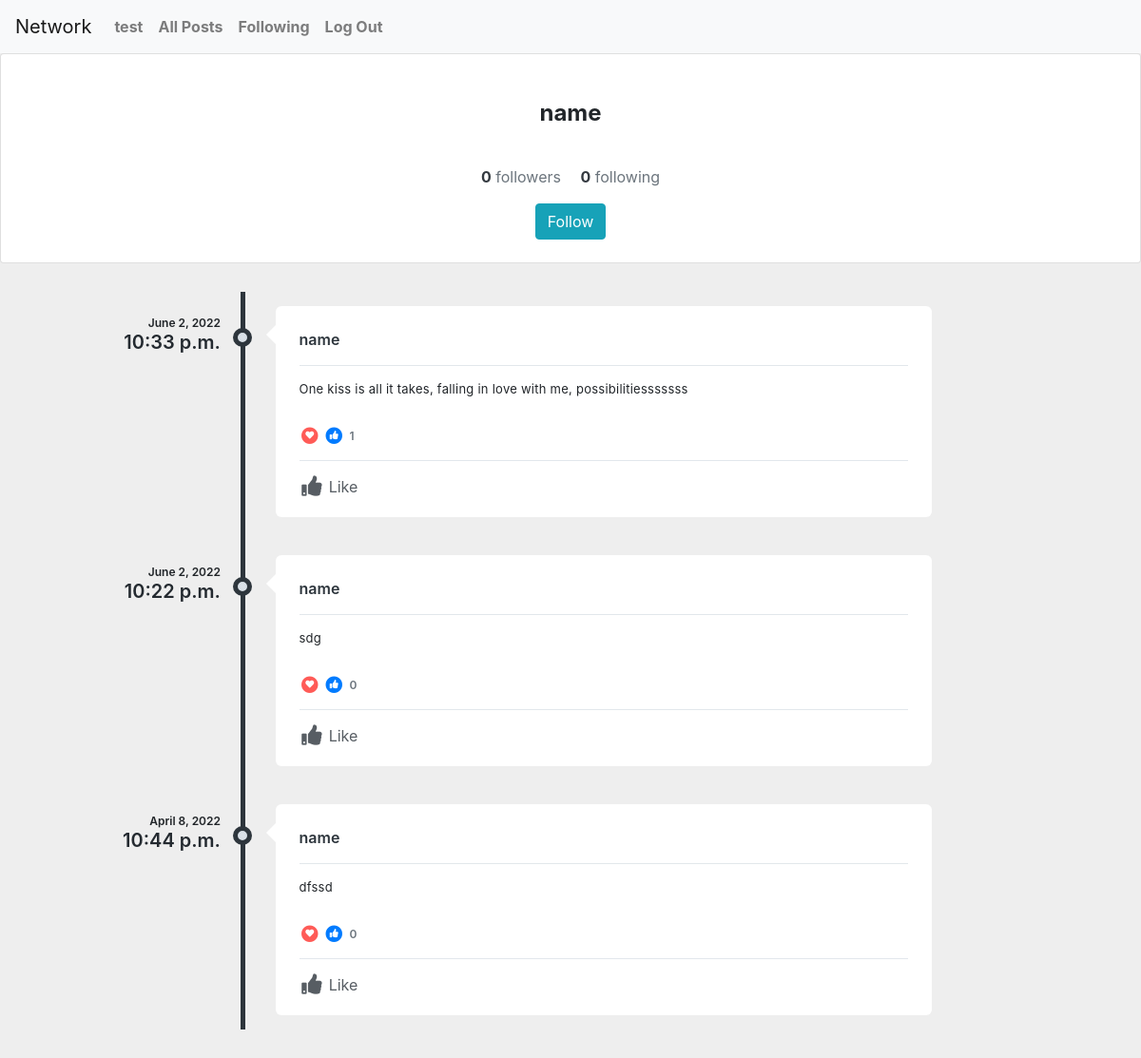
Screenshot of /name/ (signed in) with the database file from the repository.
### network/models.py (models this page shows, shortened)
class User(AbstractUser):
    pass

class Posts(models.Model):
    person = models.ForeignKey(User, on_delete=models.CASCADE)
    post = models.CharField(max_length=280)
    timestamp = models.DateTimeField(auto_now_add=True)
    likes = models.ManyToManyField(User, related_name= 'likes')
    def likes_as_flat_user_id_list(self):
        return self.likes.values_list('id', flat=True)

### network/views.py (the view)
# urls.py: path("<str:person_url>/", views.username, name="username"),
def username(request, person_url):
    if request.method == "GET":
        person = User.objects.filter(username = person_url)
        posts = Posts.objects.filter(person__username = person_url).order_by('-id')
        if Following.objects.filter(person__username = person_url).exists():
            following = Following.objects.filter(person__username = person_url ).values("following")
            for first in following:
                if first["following"] == None:
                    following = 0
                    break
                else:
                    following = Following.objects.filter(person__username = person_url ).values("following").count()
                    break
        else:
            following = 0
        if Following.objects.filter(following__username = person_url).exists():
            followers = Following.objects.filter(following__username = person_url).count()
        else:
            followers = 0
        userisfollowing = False
        if Following.objects.filter(person = request.user.id).exists():
            if Following.objects.filter(person = request.user.id, following__username = person_url).exists():
                userisfollowing = True
        return render(request, "network/userprofile.html", {"persons": person, "posts": posts, "followers": followers, "following":following, "userisfollowing": userisfollowing})

### network/templates/network/userprofile.html (shortened to what this page needs)
{% extends "network/layout.html" %}
{% load static %}
{% block body %}
<link href="https://cdnjs.cloudflare.com/ajax/libs/font-awesome/5.11.2/css/all.min.css" rel="stylesheet">
<main>
{% for person in persons %}
        <div class="card social-prof">
            <div class="container">
    <div class="text-center py-4">
      <div class="col-md-8 col-lg-6 col-xl-5 p-0 mx-auto">
        <h4 class="font-weight-bold my-4 justify-content-center  align-items-center">{{person.username}}</h4>
         <div class="container">
    <div class="d-flex  justify-content-center align-items-center py-3">
      <div>
        <a href="#" class="d-inline-block text-dark">
          <strong>{{followers}}</strong>
          <span class="text-muted">followers</span>
        </a>
        <a href="#" class="d-inline-block text-dark ml-3">
           {% if following == None %}
           <strong>0</strong>
            {% else %}
          <strong>{{following}}</strong>
           {% endif %}
          <span class="text-muted">following</span>
        </a>
      </div>
    </div>
  </div>
        </div>
{% if user.username == person.username  %}
{% else %}
{% if userisfollowing == True %}
<form action="{% url 'unfollow' person.username %}" method="post">
   {% csrf_token %}
<button type="submit" class="btn btn-info">Unfollow</button>
</form>
{% else %}
<form action="{% url 'follow' person.username %}" method="post">
<button type="submit" class="btn btn-info">Follow</button>
</form>
{% endif %}
{% endif %}
    </div>
  </div>
 </div>
 {% endfor %}
               <div class="profile-content">
               <div class="tab-content p-0">
                  <div class="tab-pane fade active show" id="profile-post">
                     <ul class="timeline">
                         {% for post in posts %}
                        <li>
                           <div class="timeline-time">
                              <span class="date">{{post.timestamp.date}}</span>
                              <span class="time">{{post.timestamp.time}}</span>
                           </div>
                           <div class="timeline-icon">
                              <a href="javascript:;">&nbsp;</a>
                           </div>
                           <div class="timeline-body">
                              <div class="timeline-header">
                                 <span class="username"><a href="javascript:;">{{post.person}}</a> <small></small></span>
                              </div>
                              <div class="timeline-content">
                                 <p data-id= "{{post.pk}}">
                                   {{post.post}}
                                 </p>
                              </div>
                              <div class="timeline-likes">
                                 <div class="stats">
                                    <span class="fa-stack fa-fw stats-icon">
                                    <i class="fa fa-circle fa-stack-2x text-danger"></i>
                                    <i class="fa fa-heart fa-stack-1x fa-inverse t-plus-1"></i>
                                    </span>
                                    <span class="fa-stack fa-fw stats-icon">
                                    <i class="fa fa-circle fa-stack-2x text-primary"></i>
                                    <i class="fa fa-thumbs-up fa-stack-1x fa-inverse"></i>
                                    </span>
                                    <span data-id= "{{post.pk}}6" class="stats-total">{{post.likes.count }} </span>
                                 </div>
                              </div>
                              <div class="timeline-footer">
                                 {% if request.user.id in post.likes_as_flat_user_id_list %}
                                 <a href="javascript:;" onclick="updatelike('{{post.pk}}')" data-id="{{post.pk}}7" class="alreadyliked m-r-15 text-inverse-lighter"><i class="fa fa-thumbs-up fa-fw fa-lg m-r-3"></i> Like</a>
                                 {% else %}
                                 <a href="javascript:;" onclick="updatelike('{{post.pk}}')" data-id="{{post.pk}}7" class="m-r-15 text-inverse-lighter"><i class="fa fa-thumbs-up fa-fw fa-lg m-r-3"></i> Like</a>
                                 {% endif %}
                              </div>
                           </div>
                           </li>
                           {% endfor%}
                        </ul>
</main>
{% endblock %}

### network/templates/network/layout.html (shortened to what this page needs)
{% load static %}
<!DOCTYPE html>
<html lang="en">
    <head>
<link rel="stylesheet" href="https://cdn.jsdelivr.net/npm/bootstrap@4.0.0/dist/css/bootstrap.min.css">
        <link href="{% static 'network/styles.css' %}" rel="stylesheet">
        <link rel="stylesheet" href="https://cdnjs.cloudflare.com/ajax/libs/font-awesome/4.7.0/css/font-awesome.min.css">
    </head>
    <body>
        <nav class="navbar navbar-expand-lg navbar-light bg-light">
            <a class="navbar-brand" href="#">Network</a>
          <div class="collapse navbar-collapse" id="navbarNavAltMarkup">
            <div>
              <ul class="navbar-nav mr-auto">
                {% if user.is_authenticated %}
                    <li class="nav-item">
                        <a class="nav-link" href="{% url 'username' user.username %}"><strong>{{ user.username }}</strong></a>
                    </li>
                {% endif %}
                <li class="nav-item">
                  <a class="nav-link" href="{% url 'index' %}"><strong>All Posts</strong></a>
                </li>
                {% if user.is_authenticated %}
                    <li class="nav-item">
                        <a class="nav-link" href="{% url 'following' user.id %}"><strong>Following</strong></a>
                    </li>
                    <li class="nav-item">
                        <a class="nav-link" href="{% url 'logout' %}"><strong>Log Out</strong></a>
                    </li>
                {% endif %}
              </ul>
            </div>
            </div>
          </nav>
        <div class="body">
            {% block body %}
            {% endblock %}
        </div>
    </body>
</html>

### network/static/network/styles.css (style rules this page uses)
body { background:#eee; }
.b-minus-1, .b-minus-10, .b-minus-2, .b-minus-3, .b-minus-4, .b-minus-5, .b-minus-6, .b-minus-7, .b-minus-8, .b-minus-9, .b-plus-1, .b-plus-10, .b-plus-2, .b-plus-3, .b-plus-4, .b-plus-5, .b-plus-6, .b-plus-7, .b-plus-8, .b-plus-9, .l-minus-1, .l-minus-2, .l-minus-3, .l-minus-4, .l-minus-5, .l-minus-6, .l-minus-7, .l-minus-8, .l-minus-9, .l-plus-1, .l-plus-10, .l-plus-2, .l-plus-3, .l-plus-4, .l-plus-5, .l-plus-6, .l-plus-7, .l-plus-8, .l-plus-9, .r-minus-1, .r-minus-10, .r-minus-2, .r-minus-3, .r-minus-4, .r-minus-5, .r-minus-6, .r-minus-7, .r-minus-8, .r-minus-9, .r-plus-1, .r-plus-10, .r-plus-2, .r-plus-3, .r-plus-4, .r-plus-5, .r-plus-6, .r-plus-7, .r-plus-8, .r-plus-9, .t-minus-1, .t-minus-10, .t-minus-2, .t-minus-3, .t-minus-4, .t-minus-5, .t-minus-6, .t-minus-7, .t-minus-8, .t-minus-9, .t-plus-1, .t-plus-10, .t-plus-2, .t-plus-3, .t-plus-4, .t-plus-5, .t-plus-6, .t-plus-7, .t-plus-8, .t-plus-9 { position: relative!important }
.profile-content { padding: 25px; border-radius: 4px }
.profile-content:after, .profile-content:before { content: ''; display: table; clear: both }
.profile-content .tab-content, .profile-content .tab-pane { background: 0 0 }
.timeline { list-style-type: none; margin: 0; padding: 0; position: relative }
.timeline:before { content: ''; position: absolute; top: 5px; bottom: 5px; width: 5px; background: #2d353c; left: 20%; margin-left: -2.5px }
.timeline>li { position: relative; min-height: 50px; padding: 20px 0 }
.timeline .timeline-time { position: absolute; left: 0; width: 18%; text-align: right; top: 30px }
.timeline .timeline-time .date, .timeline .timeline-time .time { display: block; font-weight: 600 }
.timeline .timeline-time .date { line-height: 16px; font-size: 12px }
.timeline .timeline-time .time { line-height: 24px; font-size: 20px; color: #242a30 }
.timeline .timeline-icon { left: 15%; position: absolute; width: 10%; text-align: center; top: 40px }
.timeline .timeline-icon a { text-decoration: none; width: 20px; height: 20px; display: inline-block; border-radius: 20px; background: #d9e0e7; line-height: 10px; color: #fff; font-size: 14px; border: 5px solid #2d353c; transition: border-color .2s linear }
.timeline .timeline-body { margin-left: 23%; margin-right: 17%; background: #fff; position: relative; padding: 20px 25px; border-radius: 6px }
.timeline .timeline-body:before { content: ''; display: block; position: absolute; border: 10px solid transparent; border-right-color: #fff; left: -20px; top: 20px }
.timeline .timeline-body>div+div { margin-top: 15px }
.timeline .timeline-body>div+div:last-child { margin-bottom: -20px; padding-bottom: 20px; border-radius: 0 0 6px 6px }
.timeline-header { padding-bottom: 10px; border-bottom: 1px solid #e2e7eb; line-height: 30px }
.timeline-header .username { font-size: 16px; font-weight: 600 }
.timeline-header .username, .timeline-header .username a { color: #2d353c }
.timeline-content { letter-spacing: .25px; line-height: 18px; font-size: 13px }
.timeline-content:after, .timeline-content:before { content: ''; display: table; clear: both }
.timeline-footer { background: #fff; border-top: 1px solid #e2e7ec; padding-top: 15px }
.timeline-footer a:not(.btn) { color: #575d63 }
.timeline-likes { color: #6d767f; font-weight: 600; font-size: 12px }
.timeline-likes .stats-total { display: inline-block; line-height: 20px }
.timeline-likes .stats-icon { float: left; margin-right: 5px; font-size: 9px }
.timeline-likes .stats-icon+.stats-icon { margin-left: -2px }
.text-danger, .text-red { color: #ff5b57!important; }

### rows the page displays
User: username "test"
User: username "name", followers "0", following "0", shows "Follow"
Posts: timestamp "June 2, 2022", timestamp.time "10:33 p.m.", person "name", post "One kiss is all it takes, falling in love with me, possibilitiesssssss", likes.count "1"
Posts: timestamp "June 2, 2022", timestamp.time "10:22 p.m.", person "name", post "sdg", likes.count "0"
Posts: timestamp "April 8, 2022", timestamp.time "10:44 p.m.", person "name", post "dfssd", likes.count "0"
